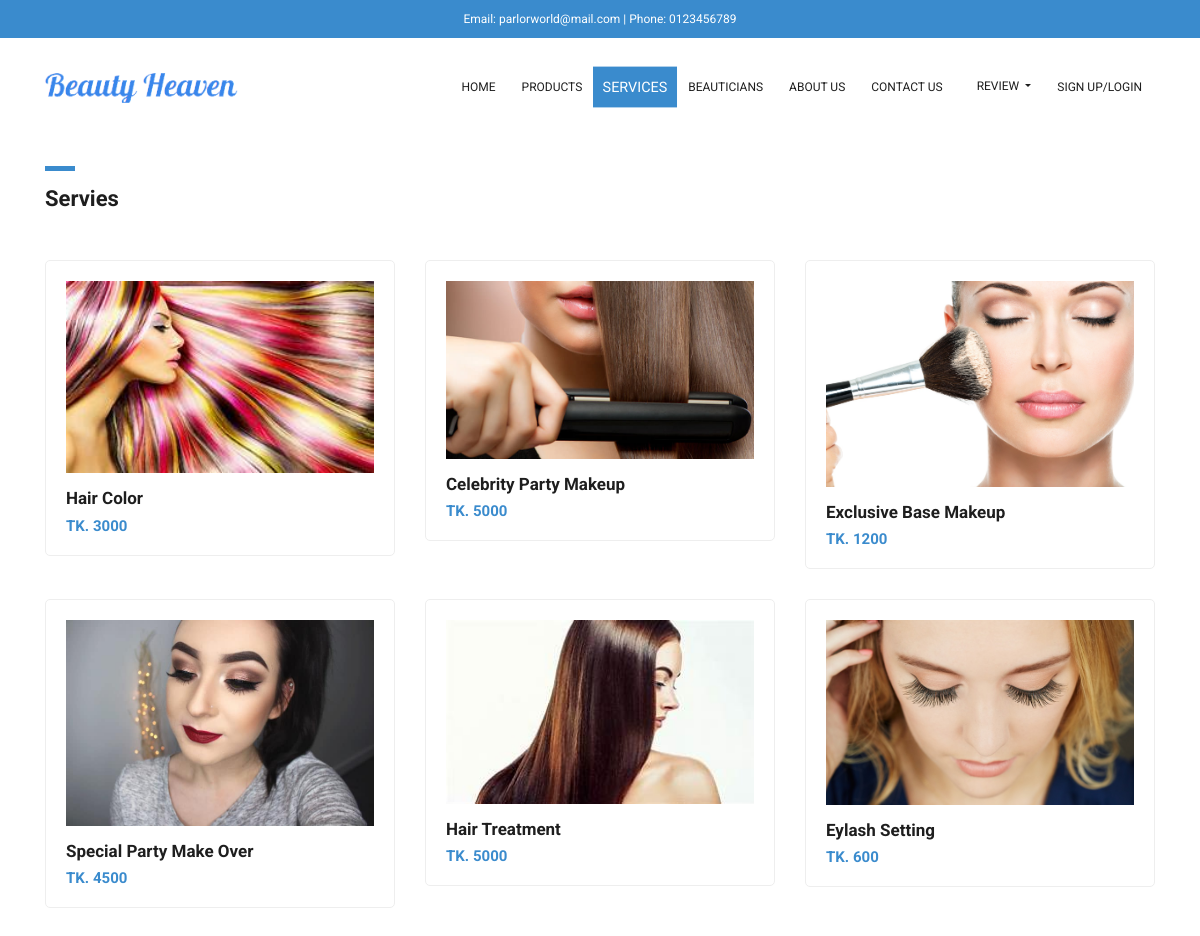
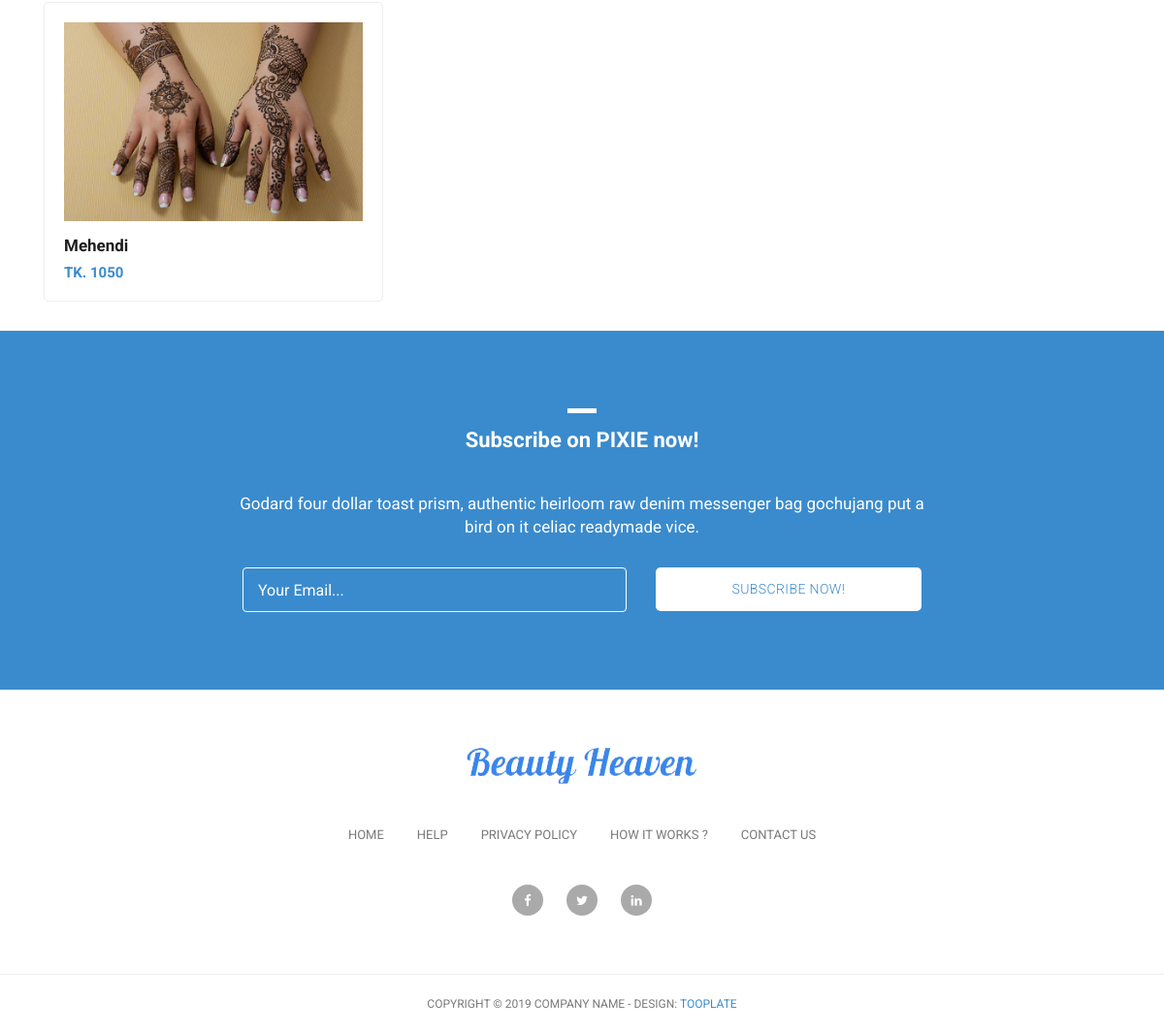
/services.php, run on the app's committed database (2 pictures, top to bottom).
### tables this page shows
CREATE TABLE `product` (
  `id` int(11) NOT NULL,
  `name` varchar(255) NOT NULL,
  `details` text NOT NULL,
  `price` varchar(255) NOT NULL,
  `image` varchar(255) NOT NULL,
  `type` int(11) NOT NULL,
  `quentity` int(11) NOT NULL,
  `updated_time` datetime NOT NULL DEFAULT current_timestamp()
);

### classes/Product.php (called while the page is built, shortened)
<?php $filepath = realpath(dirname(__FILE__));
include_once ($filepath. '/../lib/Database.php');
include_once ($filepath. '/../helpers/Format.php'); ?>
<?php
class Product{
	private $db;
	public function __construct(){
		$this->db = new Database();
	}
 public function viewServiceOnly(){
 	$query = "SELECT * FROM product WHERE type=2 ORDER BY id DESC";
 	$qres = $this->db->select($query);
 	if($qres){
 		return $qres;
 	}else {
 		echo "Problem Detected";
 	}
 }
}

### lib/Database.php (called while the page is built, shortened)
<?php
Class Database{
 public $host   = DB_HOST;
 public $user   = DB_USER;
 public $pass   = DB_PASS;
 public $dbname = DB_NAME;
 public $link;
private function connectDB(){
   $this->link = new mysqli($this->host, $this->user, $this->pass,
    $this->dbname);
 }
public function select($query){
  $result = $this->link->query($query) or die($this->link->error.__LINE__);
      if($result->num_rows > 0){
        return $result;
      } else {
        return false;
      }
   }
}

### services.php (the view)
<?php
 include 'parts/header.php';
?>
    <div class="featured-page" style="margin-top: 30px">
      <div class="container">
        <div class="row">
          <div class="col-md-4 col-sm-12">
            <div class="section-heading">
              <div class="line-dec"></div>
              <h1>Servies </h1>
            </div>
          </div>
        </div>
      </div>
    </div>
    <div class="featured container no-gutter">
        <div class="row posts">
     <?php
                $viewproduct = $prd->viewServiceOnly();
                if($viewproduct){
                  while ($row = $viewproduct->fetch_assoc()) {
                  ?>
            <div id="1" class="item new col-md-4">
              <a href="single-service.php?id=<?php echo $row['id']; ?>">
                <div class="featured-item">
                  <img src="admin/<?php echo $row['image']; ?>" alt="">
                  <h4><?php echo $row['name']; ?></h4>
                  <h6>TK. <?php echo $row['price']; ?></h6>
                </div>
              </a>
            </div>
        <?php }} ?>
        </div>
    </div>
    <div class="subscribe-form">
      <div class="container">
        <div class="row">
          <div class="col-md-12">
            <div class="section-heading">
              <div class="line-dec"></div>
              <h1>Subscribe on PIXIE now!</h1>
            </div>
          </div>
          <div class="col-md-8 offset-md-2">
            <div class="main-content">
              <p>Godard four dollar toast prism, authentic heirloom raw denim messenger bag gochujang put a bird on it celiac readymade vice.</p>
              <div class="container">
                <form id="subscribe" action="" method="get">
                  <div class="row">
                    <div class="col-md-7">
                      <fieldset>
                        <input name="email" type="text" class="form-control" id="email"
                        onfocus="if(this.value == 'Your Email...') { this.value = ''; }"
                    	onBlur="if(this.value == '') { this.value = 'Your Email...';}"
                    	value="Your Email..." required="">
                      </fieldset>
                    </div>
                    <div class="col-md-5">
                      <fieldset>
                        <button type="submit" id="form-submit" class="button">Subscribe Now!</button>
                      </fieldset>
                    </div>
                  </div>
                </form>
              </div>
            </div>
          </div>
        </div>
      </div>
    </div>
  <?php include 'parts/footer.php' ?>

### assets/css/tooplate-main.css (style rules this page uses)
body { font-family: 'Roboto', sans-serif; transition: all 0.5s; }
p { margin-bottom: 0px; font-size: 14px; color: #4a4a4a; line-height: 24px; }
a { text-decoration: none!important; }
.section-heading { margin-top: 80px; margin-bottom: 40px; }
.section-heading .line-dec { width: 30px; height: 5px; background-color: #3a8bcd; }
.section-heading h1 { font-size: 22px; font-weight: 700; color: #1e1e1e; margin-top: 15px; }
.featured-item { border-radius: 5px; border: 1px solid #eee; padding: 20px; transition: all 0.5s; }
.featured-item img { width: 100%; }
.featured-item h4 { font-size: 17px; font-weight: 700; color: #1e1e1e; margin-top: 15px; transition: all 0.5s; }
.featured-item h6 { color: #3a8bcd; font-size: 15px; font-weight: 700; margin-bottom: 0px; }
.subscribe-form { background-color: #3a8bcd; padding: 80px 0px; text-align: center; }
.subscribe-form .section-heading { margin-top: 0px; }
.subscribe-form .section-heading h1 { color: #fff; }
.subscribe-form .section-heading .line-dec { background-color: #fff; margin: 0 auto; }
.subscribe-form .main-content p { font-size: 17px; color: #fff; margin-bottom: 30px; }
.subscribe-form .main-content form { color: #fff; display: inline; }
.subscribe-form .main-content form input { display: inline; }
.subscribe-form .main-content form input { width: 100%; height: 46px; border: 1px solid #fff; background-color: transparent; padding-left: 15px; color: #fff; outline: none; }
.subscribe-form .main-content form button { width: 100%; height: 45px; cursor: pointer; background-color: #fff; outline: none; border-radius: 5px; padding: 10px 15px; display: inline-block; color: #3a8bcd; font-size: 14px; text-transform: uppercase; font-weight: 300; letter-spacing: 0.4px; text-decoration: none; transition: all 0.5s; box-shadow: none; border: none; }
.featured-page { margin-top: 50px; margin-bottom: 40px; }
.featured-page .section-heading { margin-top: 0px; margin-bottom: 0px; }
.featured .featured-item { margin-bottom: 30px; text-decoration: none; }
.featured .featured-item h4 { transition: all 0.5s; }

### data on the page
product: image (picture), name "Hair Color", price "3000"
product: image (picture), name "Celebrity Party Makeup", price "5000"
product: image (picture), name "Exclusive Base Makeup", price "1200"
product: image (picture), name "Special Party Make Over", price "4500"
product: image (picture), name "Hair Treatment", price "5000"
product: image (picture), name "Eylash Setting", price "600"
product: image (picture), name "Mehendi", price "1050"
